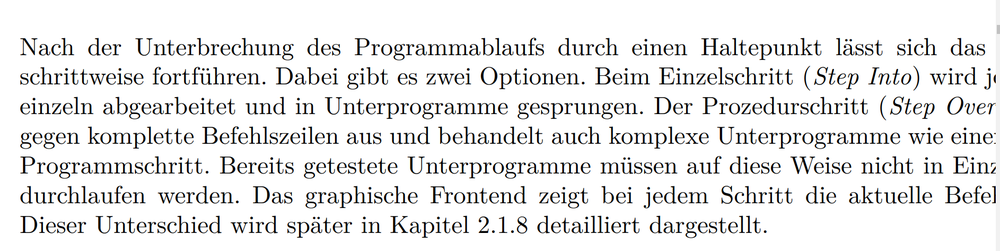
#> input picture Photos/Untitled2.png, 1000 x 251 px, shrunk from 1886 x 473 before the run, found by its file name
$ python 'Template mathcing.py'
#> lines starting #> are read from the running program, lines starting #| are printed output that depends on the picture; after the words box and inside, x2 and y2 are one past the last pixel; in counts of white or black regions, pixels touching at a corner belong together
import cv2
import numpy as np


im_gray = cv2.imread('C:/Users/trpun/Desktop/Project OCR/Photos/Untitled2.png', cv2.IMREAD_GRAYSCALE)
#> im_gray: shape (251, 1000); min 0, max 255, mean 231.7
(thresh, im_bw) = cv2.threshold(im_gray, 128, 255, cv2.THRESH_BINARY | cv2.THRESH_OTSU)
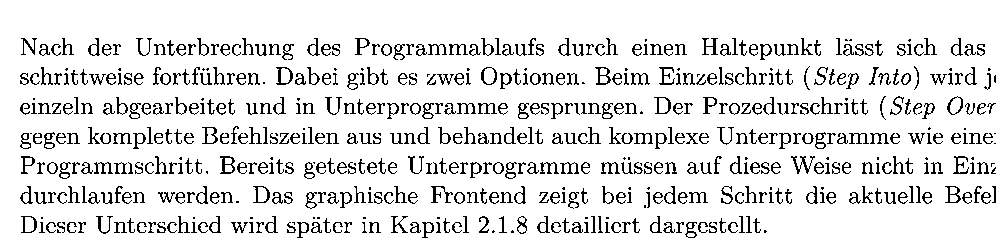
#> im_bw: shape (251, 1000); 89.2% white; black in thin lines or dots, all inside (x1, y1, x2, y2) = (20, 38, 996, 238)
#> thresh = 161


template = cv2.imread("C:/Users/trpun/Desktop/Project OCR/Templates/template0.png", cv2.IMREAD_GRAYSCALE)
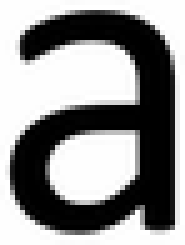
#> input picture Templates/New folder2/template0.png, 37 x 49 px, shrunk from 70 x 92 before the run, found by its file name (shown 5 times larger)
#> template is the input picture: shape (49, 37); min 0, max 255, mean 144.7
(thresh, im_bw2) = cv2.threshold(template, 128, 255, cv2.THRESH_BINARY | cv2.THRESH_OTSU)
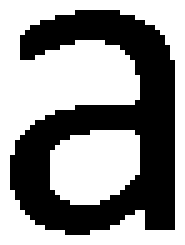
#> im_bw2: shape (49, 37) (shown 5 times larger); 57.1% white; 1 black region, box (x1, y1, x2, y2) and area: (2, 2, 35, 47) 778
#> thresh = 127

w, h = template.shape[::-1]
#> w = 37; h = 49

res = cv2.matchTemplate(im_bw,template,cv2.TM_CCOEFF_NORMED)
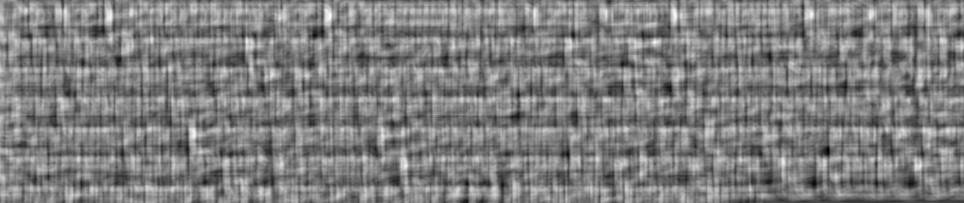
#> res: shape (203, 964) float32; min -0.23, max 0.237, mean 0.00313; drawn with min black and max white

threshold = 0.9

loc = np.where( res >= threshold)
#> loc = (empty array, empty array)
print (loc)
#| (array([], dtype=int64), array([], dtype=int64))

for pt in zip(*loc[::-1]):
	cv2.rectangle(im_gray, pt, (pt[0] + w, pt[1] + h), (0,255,255), 2)
#> this loop made 0 passes

cv2.imshow('Detected',im_gray)
cv2.imshow('Detectedd',im_bw2)


cv2.waitKey(0)
